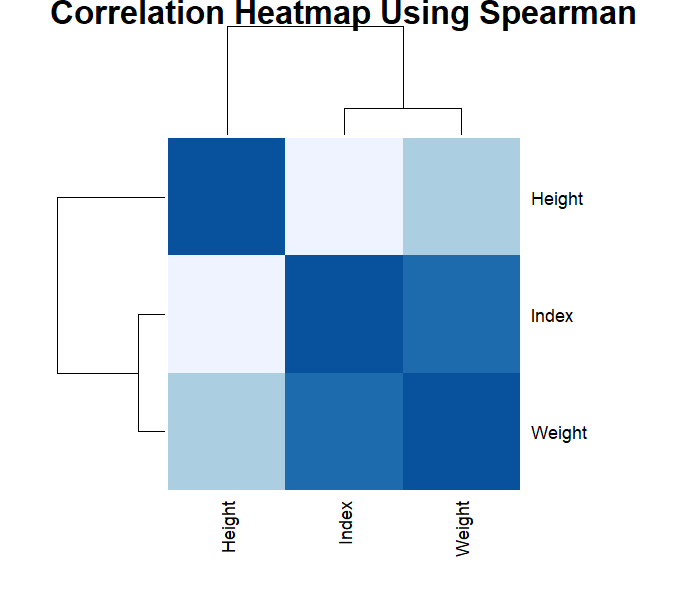

Reproduce this figure in R.
data <- read.csv("preprocessed_demo_bmi.csv", header = TRUE)
data_numeric <- data[, sapply(data, is.numeric)]

correlation_matrix <- cor(data_numeric, method = "spearman")
print(correlation_matrix)

heatmap(correlation_matrix,
        col = colorRampPalette(c("#EFF3FF", "#BDD7E5", "#6BAED6", "#3182BD", "#08519C"))(100), # Lighter colors
        scale = "none",
        symm = TRUE,
        main = "Correlation Heatmap Using Spearman",
        cex.axis = 0.6,
        cex.lab = 0.6,
        cexRow = 1,
        cexCol = 1)
